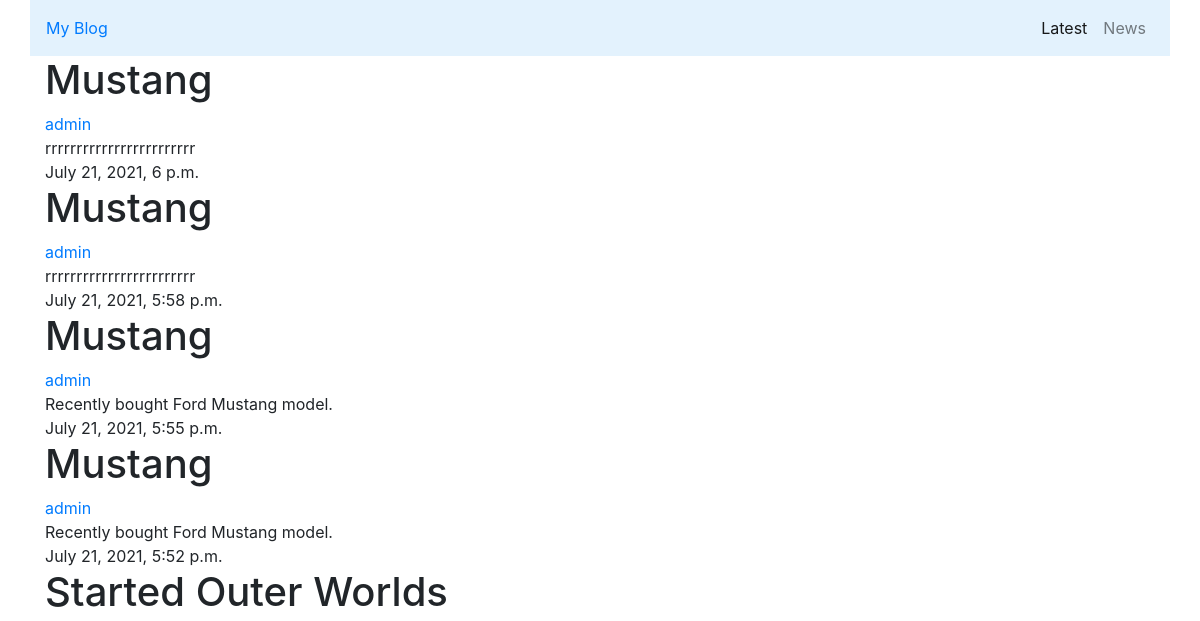
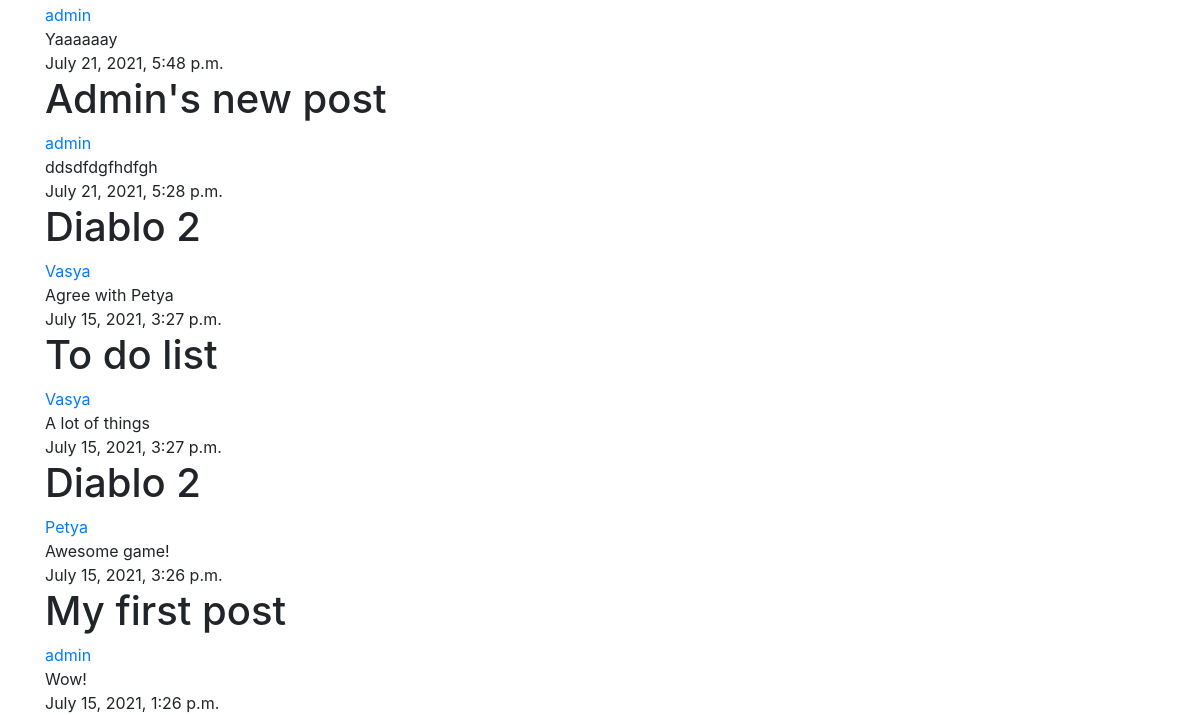
Before: /latest/ with the older database file (2 pictures, top to bottom).
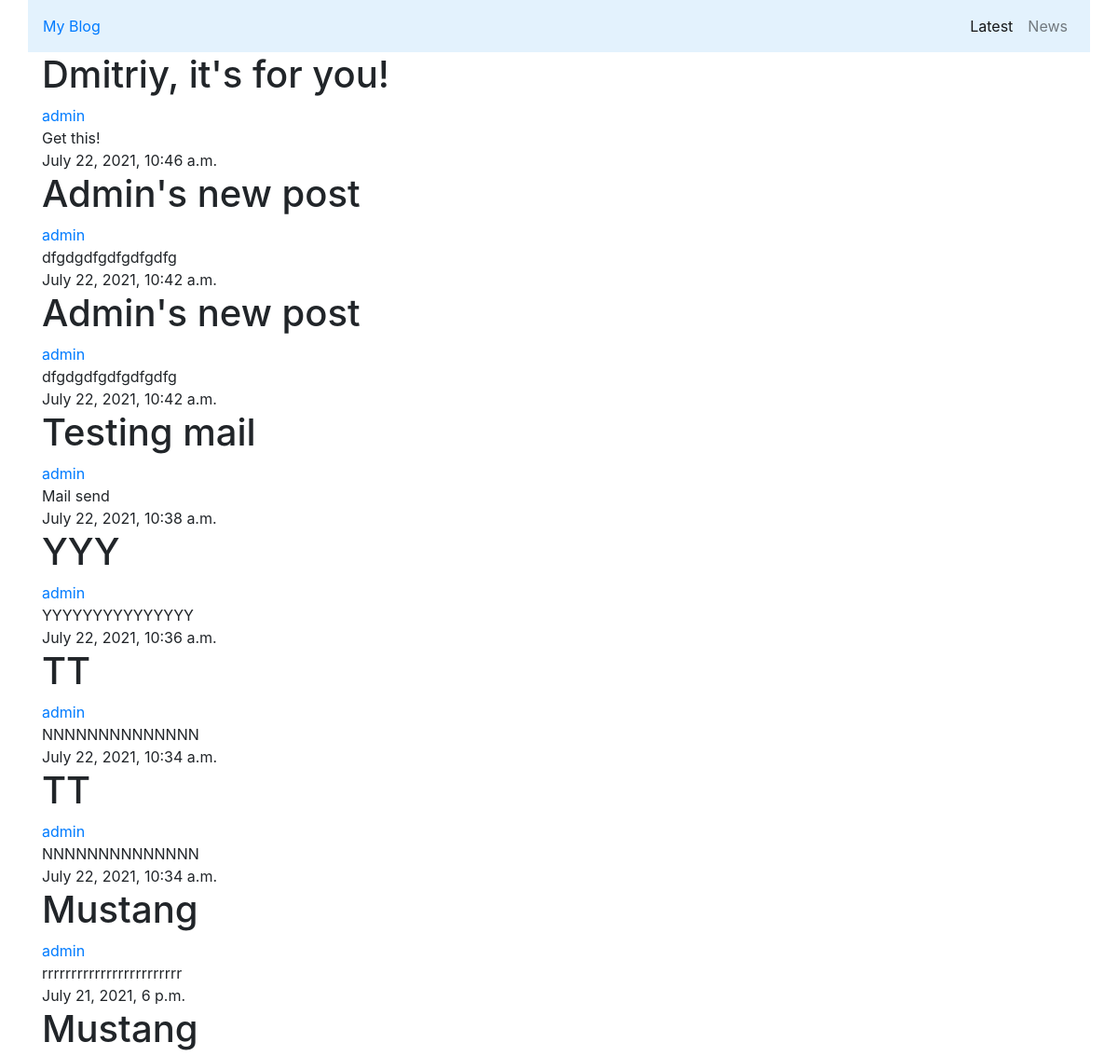
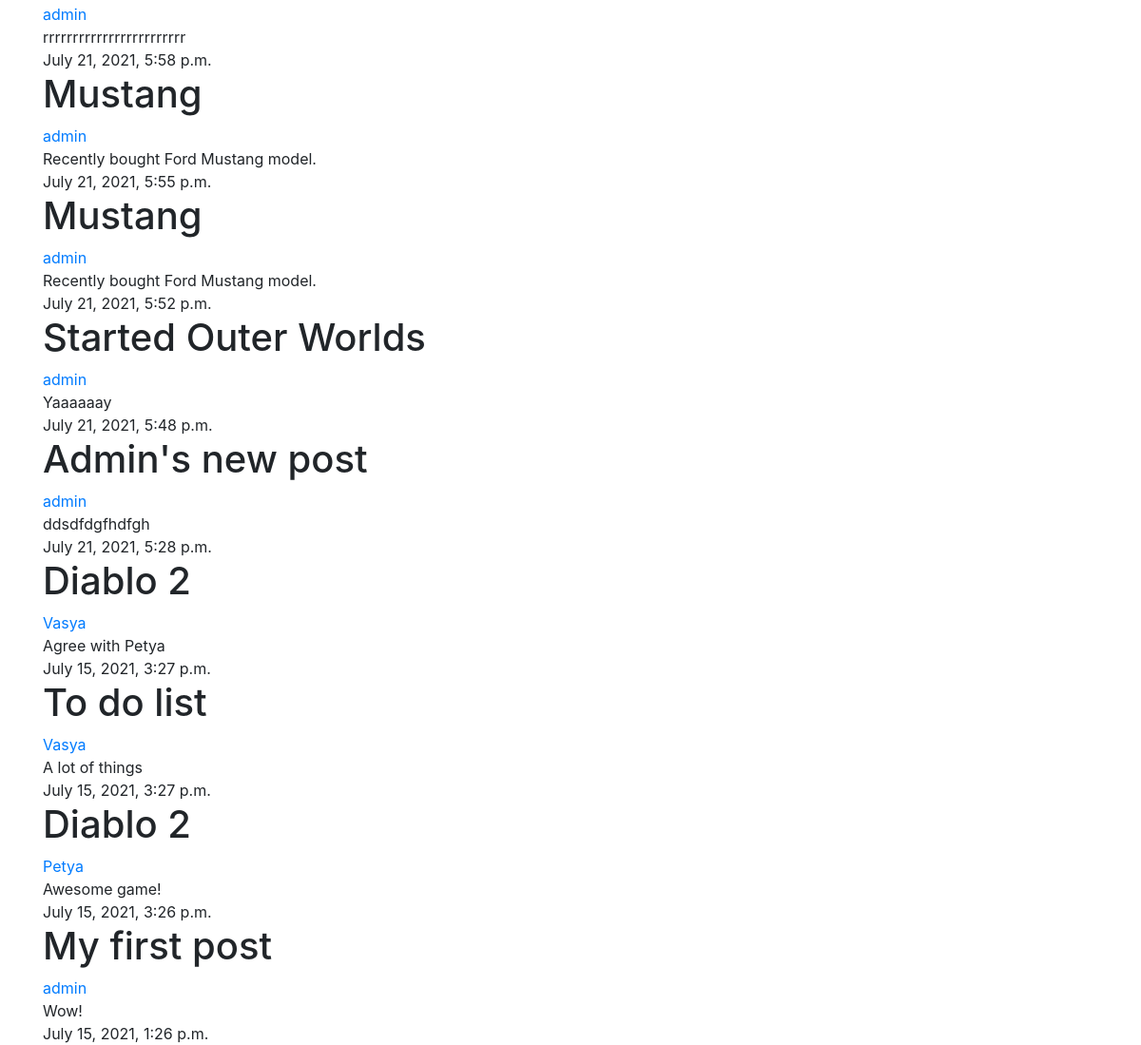
After: the same page with the newer database file (2 pictures, top to bottom).
### blog/models.py (models this page shows)
class Post(models.Model):
    user = models.ForeignKey(settings.AUTH_USER_MODEL, related_name='posts', verbose_name='Пользователь',
                             on_delete=models.CASCADE)
    title = models.CharField(max_length=255, verbose_name='Заголовок')
    text = models.TextField(verbose_name='Текст')
    date = models.DateTimeField(auto_now_add=True, verbose_name='Дата создания')
    id = models.AutoField(primary_key=True)
    class Meta:
        verbose_name = 'Пост'
        verbose_name_plural = 'Посты'

### blog/views.py (the view)
# urls.py: path('latest/', views.all_list, name='all_list'),
def all_list(request):
    posts = Post.objects.all().order_by('-date')
    return render(request, 'blog/all.html',
                  {'posts': posts})

### blog/templates/blog/all.html (shortened to what this page needs)
{% extends "blog/base.html" %}
{% block content %}
{% for post in posts %}
<h1>{{ post.title }}</h1>
<a href="{% url 'blog:post_list' username=post.user.username %}">{{ post.user }}</a>
<br>
{{ post.text }}
<br>
{{ post.date }}
{% endfor %}
{% endblock %}

### blog/templates/blog/base.html (shortened to what this page needs)
{% url 'blog:all_list' as all_url%}
{% url 'blog:post_create' as create_url%}
<!DOCTYPE HTML>
<html lang="en">
  <head>
    <link rel="stylesheet" href="https://cdn.jsdelivr.net/npm/bootstrap@4.5.3/dist/css/bootstrap.min.css">
    <link href="https://cdn.jsdelivr.net/npm/select2@4.1.0-beta.1/dist/css/select2.min.css" rel="stylesheet" />
</head>
<body>
     <nav class="navbar navbar-expand-lg navbar-light container" style="background-color: #e3f2fd;">
      <a href="{% url 'blog:home' %}">My Blog</a>
      <div class="collapse navbar-collapse" id="navbarNavDropdown">
        <ul class="navbar-nav ml-auto">
          <li class="nav-item {% if request.path == all_url%}active {% endif %}	">
              <a class="nav-link" href="{% url 'blog:all_list'%}">Latest</a>
          <li class="nav-item {% if request.path == news_url%}active {% endif %}">
            <a class="nav-link" href="{% url 'blog:news_list'%}">News</a>
          </li>
        </ul>
      </div>
    </nav>
      <div class="container">
        {% block content %}{% endblock %}
      </div>
  </body>
</html>

Changed rows visible on the page:
added Post: title "Dmitriy, it's for you!", user "admin", text "Get this!", date "July 22, 2021, 10:46 a.m."
added Post: title "Admin's new post", user "admin", text "dfgdgdfgdfgdfgdfg", date "July 22, 2021, 10:42 a.m."
added Post: title "Admin's new post", user "admin", text "dfgdgdfgdfgdfgdfg", date "July 22, 2021, 10:42 a.m."
added Post: title "Testing mail", user "admin", text "Mail send", date "July 22, 2021, 10:38 a.m."
added Post: title "YYY", user "admin", text "YYYYYYYYYYYYYYY", date "July 22, 2021, 10:36 a.m."
added Post: title "TT", user "admin", text "NNNNNNNNNNNNNN", date "July 22, 2021, 10:34 a.m."
added Post: title "TT", user "admin", text "NNNNNNNNNNNNNN", date "July 22, 2021, 10:34 a.m."
